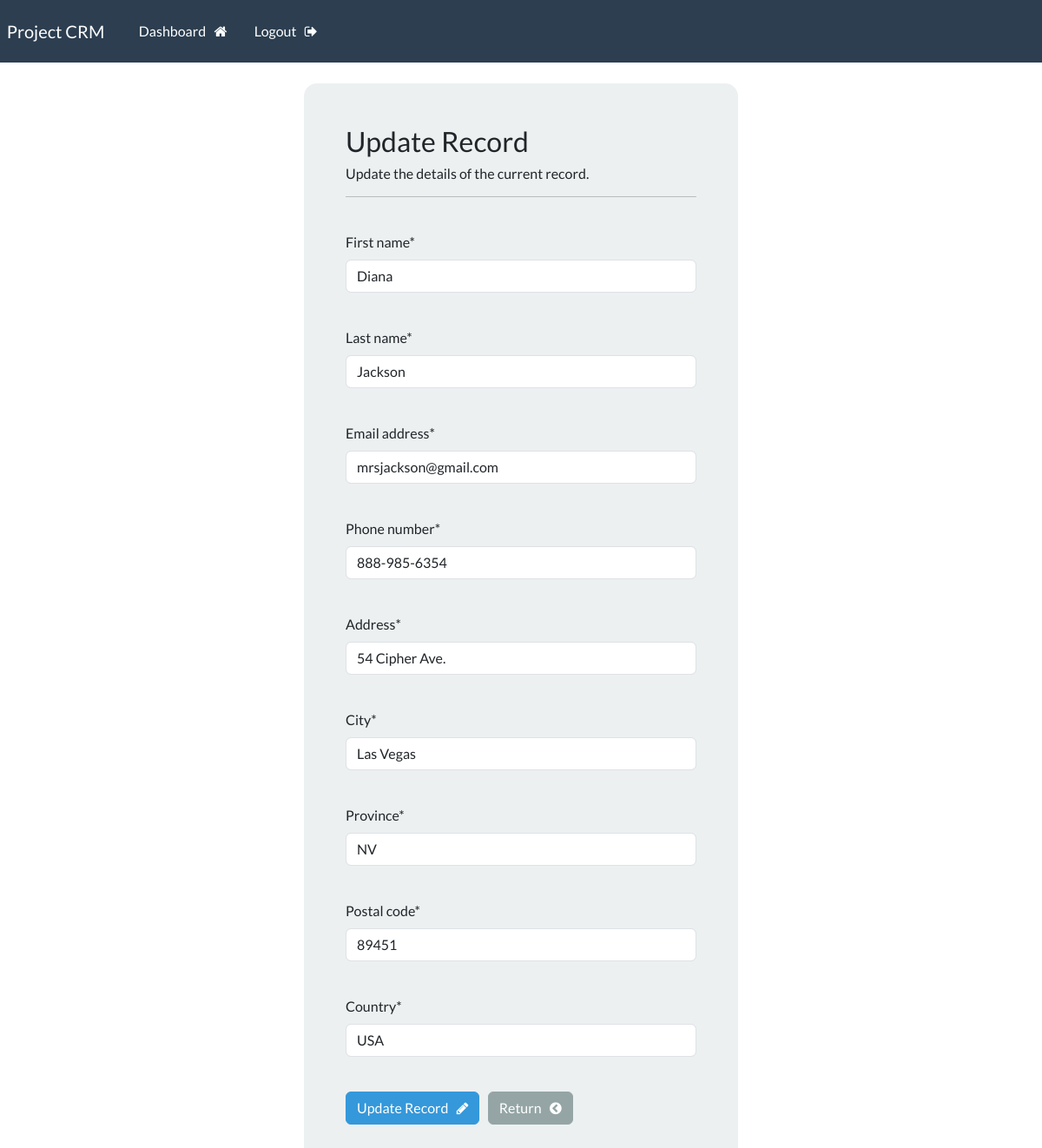
Screenshot of /update-record/7/ (signed in) with the database file from the repository.
### webapp/models.py (models this page shows, shortened)
class Record(models.Model):
    creation_date = models.DateTimeField(auto_now_add=True)
    first_name = models.CharField(max_length=100)
    last_name = models.CharField(max_length=100)
    email_address = models.EmailField(max_length=255)
    phone_number = models.CharField(max_length=20)
    address = models.CharField(max_length=255)
    city = models.CharField(max_length=100)
    province = models.CharField(max_length=100)
    postal_code = models.CharField(max_length=10)
    country = models.CharField(max_length=100)

### webapp/views.py (the view, shortened to what this page needs)
# urls.py: path("update-record/<int:pk>/", views.update_record, name="update-record"),
@login_required(login_url="login")
def update_record(request, pk):
    record = Record.objects.get(id=pk)
    form = UpdateRecordForm(instance=record)
    context = {"form": form}
    return render(request, "webapp/update-record.html", context=context)

### webapp/forms.py
class UpdateRecordForm(forms.ModelForm):
    class Meta:
        model = Record
        fields = ['first_name', 'last_name', 'email_address', 'phone_number', 'address', 'city', 'province', 'postal_code', 'country']

### webapp/templates/webapp/update-record.html (shortened to what this page needs)
{% extends "webapp/base.html" %}
{% load crispy_forms_tags %}
{% block content %}
<body>
    <div class="container bg-light shadow-md p-5 form-layout">
        <h3>Update Record</h3>
        <h6>Update the details of the current record.</h6>
        <hr>
        <br>
        <form method="POST" autocomplete="off">
            {{ form.first_name|as_crispy_field }}
            <br>
            {{ form.last_name|as_crispy_field }}
            <br>
            {{ form.email_address|as_crispy_field }}
            <br>
            {{ form.phone_number|as_crispy_field }}
            <br>
            {{ form.address|as_crispy_field }}
            <br>
            {{ form.city|as_crispy_field }}
            <br>
            {{ form.province|as_crispy_field }}
            <br>
            {{ form.postal_code|as_crispy_field }}
            <br>
            {{ form.country|as_crispy_field }}
            <br>
            <button type="submit" class="btn btn-info">Update Record &nbsp; <i class="fa fa-pencil" aria-hidden="true"></i></button>
            <a href="{% url 'dashboard' %}" class="btn btn-secondary">Return &nbsp; <i class="fa fa-chevron-circle-left" aria-hidden="true"></i></a>
        </form>
        <br>
    </div>
    <br>
</body>
{% endblock %}

### static/css/styles.css (style rules this page uses)
.form-layout { border-radius: 15px; width: 500px; }

### rows the page displays
Record: first_name "Diana", last_name "Jackson", email_address "mrsjackson@gmail.com", phone_number "888-985-6354", address "54 Cipher Ave.", city "Las Vegas", province "NV", postal_code "89451", country "USA"
